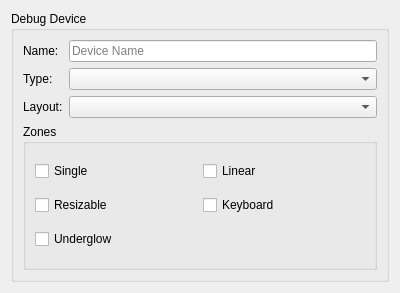
<?xml version="1.0" encoding="UTF-8"?>
<ui version="4.0">
 <class>DebugSettingsEntry</class>
 <widget class="QWidget" name="DebugSettingsEntry">
  <property name="geometry">
   <rect>
    <x>0</x>
    <y>0</y>
    <width>400</width>
    <height>293</height>
   </rect>
  </property>
  <property name="sizePolicy">
   <sizepolicy hsizetype="Preferred" vsizetype="Maximum">
    <horstretch>0</horstretch>
    <verstretch>0</verstretch>
   </sizepolicy>
  </property>
  <property name="windowTitle">
   <string notr="true">Debug Settings Entry</string>
  </property>
  <layout class="QGridLayout" name="gridLayout">
   <item row="1" column="0" colspan="2">
    <widget class="QGroupBox" name="groupBox">
     <property name="title">
      <string>Debug Device</string>
     </property>
     <layout class="QGridLayout" name="gridLayout_2">
      <item row="1" column="0">
       <widget class="QLabel" name="TypeLabel">
        <property name="text">
         <string>Type:</string>
        </property>
       </widget>
      </item>
      <item row="0" column="1">
       <widget class="QLineEdit" name="NameEdit">
        <property name="placeholderText">
         <string>Device Name</string>
        </property>
       </widget>
      </item>
      <item row="1" column="1">
       <widget class="QComboBox" name="TypeComboBox"/>
      </item>
      <item row="3" column="0" colspan="2">
       <widget class="QGroupBox" name="groupBox_Zones">
        <property name="title">
         <string>Zones</string>
        </property>
        <layout class="QGridLayout" name="gridLayout_3">
         <item row="1" column="1">
          <widget class="QCheckBox" name="KeyboardCheckBox">
           <property name="text">
            <string>Keyboard</string>
           </property>
          </widget>
         </item>
         <item row="0" column="1">
          <widget class="QCheckBox" name="LinearCheckBox">
           <property name="text">
            <string>Linear</string>
           </property>
          </widget>
         </item>
         <item row="0" column="0">
          <widget class="QCheckBox" name="SingleCheckBox">
           <property name="text">
            <string>Single</string>
           </property>
          </widget>
         </item>
         <item row="1" column="0">
          <widget class="QCheckBox" name="ResizableCheckBox">
           <property name="text">
            <string>Resizable</string>
           </property>
          </widget>
         </item>
         <item row="2" column="0">
          <widget class="QCheckBox" name="UnderglowCheckBox">
           <property name="text">
            <string>Underglow</string>
           </property>
          </widget>
         </item>
        </layout>
       </widget>
      </item>
      <item row="0" column="0">
       <widget class="QLabel" name="NameLabel">
        <property name="text">
         <string>Name:</string>
        </property>
       </widget>
      </item>
      <item row="2" column="0">
       <widget class="QLabel" name="LayoutLabel">
        <property name="text">
         <string>Layout:</string>
        </property>
       </widget>
      </item>
      <item row="2" column="1">
       <widget class="QComboBox" name="LayoutComboBox"/>
      </item>
     </layout>
    </widget>
   </item>
  </layout>
 </widget>
 <resources/>
 <connections/>
</ui>
